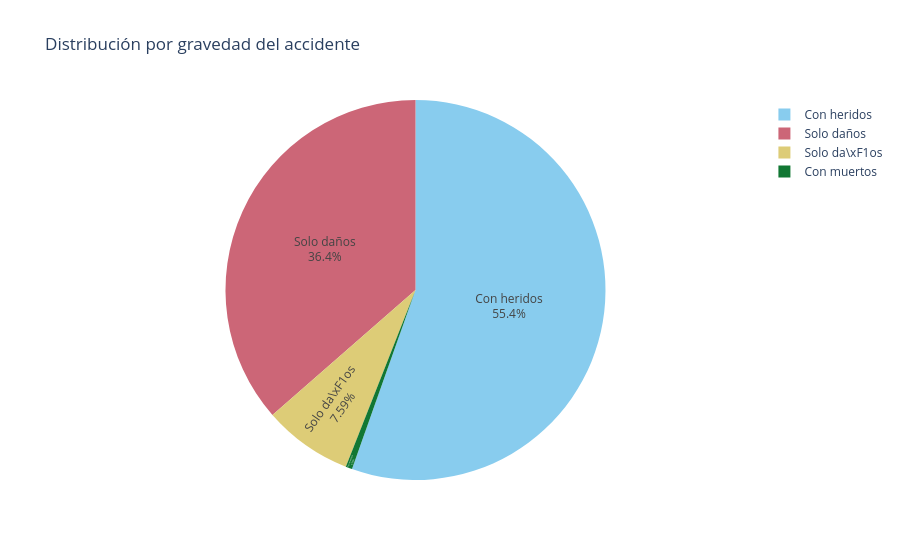

The notebook cell saved with this chart:
### Code cell
# Distribución por gravedad
gravedad = df['GRAVEDAD_ACCIDENTE'].value_counts().reset_index()
gravedad.columns = ['gravedad', 'total']

fig = px.pie(
    gravedad,
    names='gravedad',
    values='total',
    title='Distribución por gravedad del accidente',
    color_discrete_sequence=px.colors.qualitative.Safe
)
fig.update_traces(textposition='inside', textinfo='percent+label')
fig.show()

### Figure 1 — Plotly figure (JSON) as saved in the notebook; plotly's stock layout.template omitted (floating-point values rounded to 4 significant figures)
{"data": [{"domain": {"x": [0, 1], "y": [0, 1]}, "hovertemplate": "gravedad=%{label}<br>total=%{value}<extra></extra>", "labels": ["Con heridos", "Solo daños", "Solo da\\xF1os", "Con muertos"], "legendgroup": "", "name": "", "showlegend": true, "textinfo": "percent+label", "textposition": "inside", "type": "pie", "values": [150071, 98645, 20560, 1489]}], "layout": {"legend": {"tracegroupgap": 0}, "piecolorway": ["rgb(136, 204, 238)", "rgb(204, 102, 119)", "rgb(221, 204, 119)", "rgb(17, 119, 51)", "rgb(51, 34, 136)", "rgb(170, 68, 153)", "rgb(68, 170, 153)", "rgb(153, 153, 51)", "rgb(136, 34, 85)", "rgb(102, 17, 0)", "rgb(136, 136, 136)"], "title": {"text": "Distribución por gravedad del accidente"}}}
